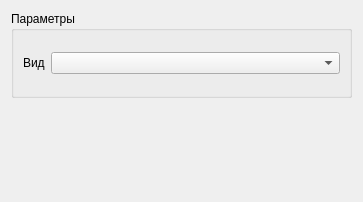
<?xml version="1.0" encoding="UTF-8"?>
<ui version="4.0">
 <class>MainBox</class>
 <widget class="QWidget" name="MainBox">
  <property name="geometry">
   <rect>
    <x>0</x>
    <y>0</y>
    <width>363</width>
    <height>202</height>
   </rect>
  </property>
  <property name="windowTitle">
   <string>Dialog</string>
  </property>
  <layout class="QVBoxLayout" name="verticalLayout">
   <item>
    <widget class="QGroupBox" name="groupBox">
     <property name="title">
      <string>Параметры</string>
     </property>
     <layout class="QVBoxLayout" name="verticalLayout_2">
      <item>
       <layout class="QHBoxLayout" name="horizontalLayout_4">
        <item>
         <widget class="QLabel" name="label_2">
          <property name="sizePolicy">
           <sizepolicy hsizetype="Fixed" vsizetype="Preferred">
            <horstretch>0</horstretch>
            <verstretch>0</verstretch>
           </sizepolicy>
          </property>
          <property name="text">
           <string>Вид</string>
          </property>
         </widget>
        </item>
        <item>
         <widget class="QComboBox" name="cb_type_curve"/>
        </item>
       </layout>
      </item>
     </layout>
    </widget>
   </item>
   <item>
    <widget class="GrapherBox" name="grapher_widget" native="true"/>
   </item>
  </layout>
 </widget>
 <customwidgets>
  <customwidget>
   <class>GrapherBox</class>
   <extends>QWidget</extends>
   <header>grapherbox.hpp</header>
   <container>1</container>
  </customwidget>
 </customwidgets>
 <resources/>
 <connections/>
</ui>
